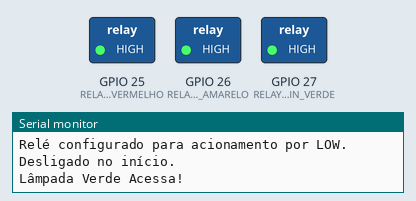
The program below on a simulated ESP32. Parts: switched loads named in the program (green lamp = pin HIGH), the last lines printed to the serial monitor.

Above: at 2.5 s.
At 10.0 s:
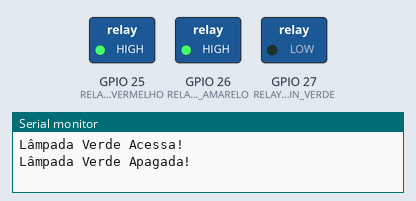
At 20.0 s:
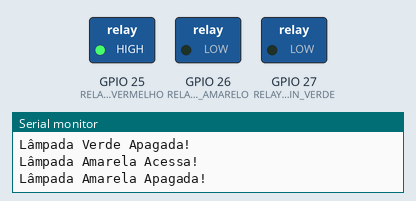
At 27.5 s:
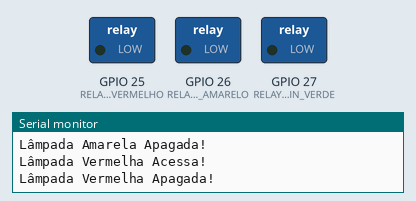
Timing chart, 0 to 39.0 s (numbered marks = the images above):
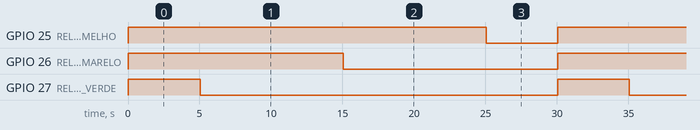

Measured:
- by itself, GPIO 25 (RELAY_PIN_VERMELHO): alternates HIGH for 25.0 s and LOW for 5.0 s
- by itself, GPIO 26 (RELAY_PIN_AMARELO): alternates HIGH for 15.0 s and LOW for 15.0 s
- by itself, GPIO 27 (RELAY_PIN_VERDE): alternates HIGH for 5.0 s and LOW for 25.0 s

The program:

main.cpp
```cpp
#include <Arduino.h>

// Definição dos pinos GPIOs que são utilizados para conectar com as entradas dos relés
const int RELAY_PIN_VERDE = 27; //VERDE
const int RELAY_PIN_AMARELO = 26; // VERMELHO
const int RELAY_PIN_VERMELHO = 25; // AMARELO

// Define a lógica de ativação do relé.
// Neste exemplo, o relé é ativado com LOW (LOW_LEVEL_TRIGGER).
// Se o seu jumper estiver configurado para HIGH, mude para HIGH_LEVEL_TRIGGER.
// #define LOW_LEVEL_TRIGGER
#define HIGH_LEVEL_TRIGGER

void setup() {
  Serial.begin(9600);
  Serial.println("Inicializando...");

  // Configura os pinos dos relés como saída
  pinMode(RELAY_PIN_VERDE, OUTPUT);
  pinMode(RELAY_PIN_AMARELO, OUTPUT);
  pinMode(RELAY_PIN_VERMELHO, OUTPUT);

  // Inicializa o relé no estado desligado
  // O estado inicial depende da lógica de acionamento
  #ifdef HIGH_LEVEL_TRIGGER
    digitalWrite(RELAY_PIN_VERDE, LOW); // LOW ativa o relé, então HIGH o mantém desligado
    digitalWrite(RELAY_PIN_AMARELO, LOW);
    digitalWrite(RELAY_PIN_VERMELHO, LOW);
    Serial.println("Relé configurado para acionamento por LOW. Desligado no início.");
  #endif

  // #ifdef LOW_LEVEL_TRIGGER
  //   digitalWrite(RELAY_PIN, LOW); // HIGH ativa o relé, então LOW o mantém desligado
  //   Serial.println("Relé configurado para acionamento por HIGH. Desligado no início.");
  // #endif
}

void loop() {
  // A cada 5 segundos, o relé liga e desliga, acendendo e apagando a lâmpada.

  // Acende a lâmpada (liga o relé)
  // #ifdef LOW_LEVEL_TRIGGER
  //   digitalWrite(RELAY_PIN_VERDE, HIGH);
  // #endif
  #ifdef HIGH_LEVEL_TRIGGER
    digitalWrite(RELAY_PIN_VERDE, HIGH);
    digitalWrite(RELAY_PIN_AMARELO, HIGH);
    digitalWrite(RELAY_PIN_VERMELHO, HIGH);
  #endif

  Serial.println("Lâmpada Verde Acessa!");
  delay(5000); // Espera 5 segundos

  // Apaga a lâmpada (desliga o relé)
  // #ifdef LOW_LEVEL_TRIGGER
  //   digitalWrite(RELAY_PIN_VERDE, LOW);
  // #endif
  #ifdef HIGH_LEVEL_TRIGGER
    digitalWrite(RELAY_PIN_VERDE, LOW);
  #endif

  Serial.println("Lâmpada Verde Apagada!");
  delay(5000); // Espera 5 segundos

    Serial.println("Lâmpada Amarela Acessa!");
  delay(5000); // Espera 5 segundos

  #ifdef HIGH_LEVEL_TRIGGER
    digitalWrite(RELAY_PIN_AMARELO, LOW);
  #endif

  Serial.println("Lâmpada Amarela Apagada!");
  delay(5000); // Espera 5 segundos

    Serial.println("Lâmpada Vermelha Acessa!");
  delay(5000); // Espera 5 segundos

  #ifdef HIGH_LEVEL_TRIGGER
    digitalWrite(RELAY_PIN_VERMELHO, LOW);
  #endif

  Serial.println("Lâmpada Vermelha Apagada!");
  delay(5000); // Espera 5 segundos
}
```
